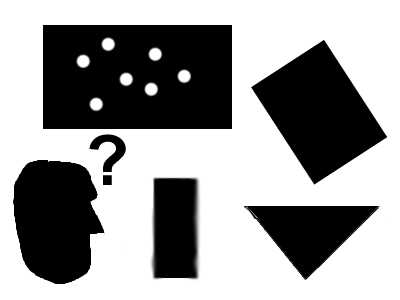
#> input picture Data/pic1.png, 400 x 300 px
$ python Hough_example5.py
#> lines starting #> are read from the running program, lines starting #| are printed output that depends on the picture; after the words box and inside, x2 and y2 are one past the last pixel; in counts of white or black regions, pixels touching at a corner belong together
'''
This example illustrates how to use Hough Transform to find lines

Usage:
    houghlines.py [<image_name>]
    image argument defaults to pic1.png
'''
import cv2 as cv
import numpy as np

import ctypes
def Mbox(title, text, style):
    return ctypes.windll.user32.MessageBoxW(0, text, title, style)

import sys
import math
title_window = 'Hough_example5.py'

def main():
    fn = '../Data/pic1.png'
    src = cv.imread(cv.samples.findFile(fn))
#> src is the input picture: shape (300, 400, 3); mean B, G, R 154.1, 154.1, 154.1
    dst1 = cv.Canny(src, 50, 200)
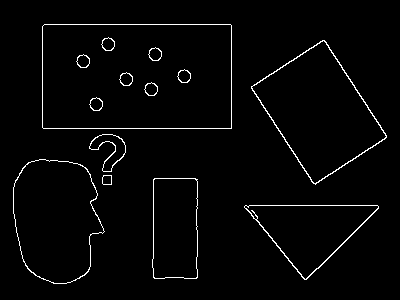
#> dst1: shape (300, 400); 2.3% white in thin lines or dots, all inside (x1, y1, x2, y2) = (13, 24, 387, 284)
    cdst1 = cv.cvtColor(dst1, cv.COLOR_GRAY2BGR)

    if True: # HoughLinesP
        lines = cv.HoughLinesP(dst1, 1, math.pi/180.0, 40, np.array([]), 50, 10)
#> lines = 13 rows, first 6: [44, 24, 230, 24], [43, 128, 231, 128], [306, 279, 378, 207], [245, 205, 377, 205], [324, 40, 386, 136], [42, 127, 42, 26]
        a,b,c = lines.shape
#> a = 13; b = 1; c = 4
        for i in range(a):
            cv.line(cdst1, (lines[i][0][0], lines[i][0][1]), (lines[i][0][2], lines[i][0][3]), (0, 0, 255), 3, cv.LINE_AA)
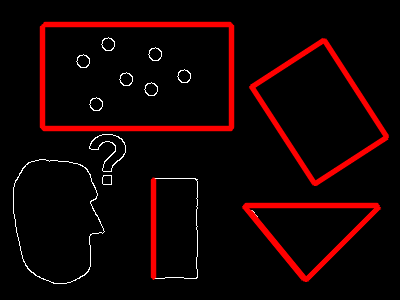
#> cdst1: shape (300, 400, 3); mean B, G, R 2.4, 2.4, 18.6

    else:    # HoughLines
        lines = cv.HoughLines(dst1, 1, math.pi/180.0, 50, np.array([]), 0, 0)
        if lines is not None:
            a,b,c = lines.shape
            for i in range(a):
                rho = lines[i][0][0]
                theta = lines[i][0][1]
                a = math.cos(theta)
                b = math.sin(theta)
                x0, y0 = a*rho, b*rho
                pt1 = ( int(x0+1000*(-b)), int(y0+1000*(a)) )
                pt2 = ( int(x0-1000*(-b)), int(y0-1000*(a)) )
                cv.line(cdst1, pt1, pt2, (0, 0, 255), 3, cv.LINE_AA)

    cv.imshow("detected lines", cdst1)

    cv.imshow("source", src)
    cv.waitKey(0)
    print('Done')


if __name__ == '__main__':
    main()

$ run again, with Data/pic2.png copied over Data/pic1.png
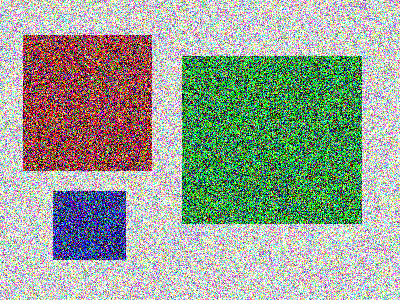
#> input picture Data/pic2.png, 400 x 300 px
#> in main, src is the input picture: shape (300, 400, 3); mean B, G, R 150, 164.4, 153.8
#> in main, `dst1 = cv.Canny(src, 50, 200)`:
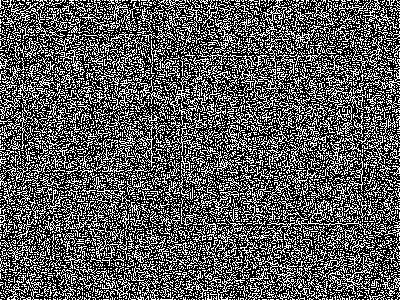
#> dst1: shape (300, 400); 35.3% white in thin lines or dots
#> lines = 582 rows, first 6: [128, 298, 399, 27], [110, 298, 398, 10], [22, 293, 314, 1], [4, 11, 395, 274], [0, 274, 214, 130], [56, 291, 399, 3]
#> after the loop in main, `for i in range(a):`:
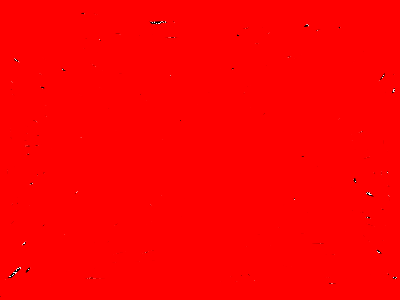
#> cdst1: shape (300, 400, 3); mean B, G, R 0.2, 0.2, 254.7

$ run again, with Data/pic3.png copied over Data/pic1.png
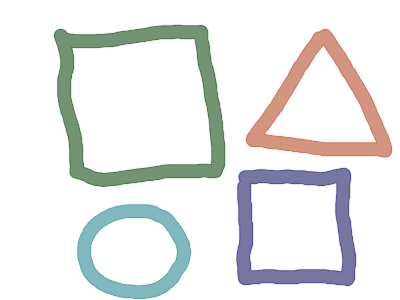
#> input picture Data/pic3.png, 400 x 300 px
#> in main, src is the input picture: shape (300, 400, 3); mean B, G, R 232.6, 233.5, 232.3
#> in main, `dst1 = cv.Canny(src, 50, 200)`:
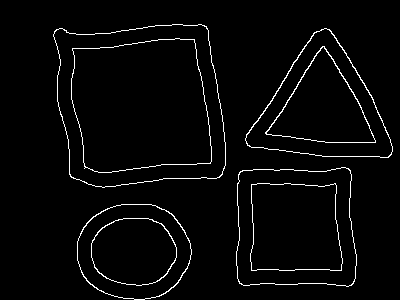
#> dst1: shape (300, 400); 2.9% white in thin lines or dots, all inside (x1, y1, x2, y2) = (53, 24, 393, 300)
#> lines = 20 rows, first 6: [206, 26, 224, 132], [267, 107, 305, 45], [267, 134, 321, 47], [251, 147, 330, 156], [324, 46, 359, 103], [196, 54, 209, 125]
#> after the loop in main, `for i in range(a):`:
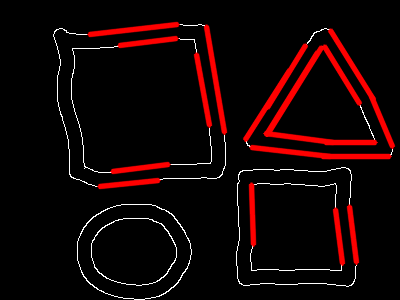
#> cdst1: shape (300, 400, 3); mean B, G, R 4.3, 4.3, 19.5
